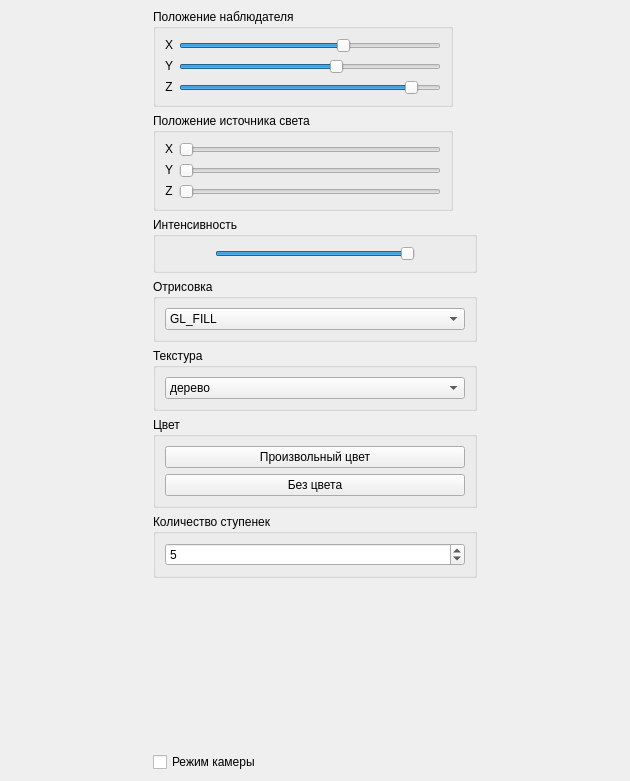
<?xml version="1.0" encoding="UTF-8"?>
<ui version="4.0">
 <class>MainWindow</class>
 <widget class="QMainWindow" name="MainWindow">
  <property name="geometry">
   <rect>
    <x>0</x>
    <y>0</y>
    <width>630</width>
    <height>781</height>
   </rect>
  </property>
  <property name="windowTitle">
   <string>Курсовая работа</string>
  </property>
  <widget class="QWidget" name="centralwidget">
   <layout class="QVBoxLayout" name="verticalLayout_13">
    <item>
     <layout class="QHBoxLayout" name="horizontalLayout">
      <item>
       <layout class="QVBoxLayout" name="verticalLayout">
        <item>
         <layout class="QVBoxLayout" name="verticalLayout_3">
          <item>
           <widget class="QGroupBox" name="groupBox">
            <property name="sizePolicy">
             <sizepolicy hsizetype="Minimum" vsizetype="Preferred">
              <horstretch>0</horstretch>
              <verstretch>0</verstretch>
             </sizepolicy>
            </property>
            <property name="minimumSize">
             <size>
              <width>300</width>
              <height>0</height>
             </size>
            </property>
            <property name="maximumSize">
             <size>
              <width>300</width>
              <height>16777215</height>
             </size>
            </property>
            <property name="title">
             <string>Положение наблюдателя</string>
            </property>
            <layout class="QVBoxLayout" name="verticalLayout_7">
             <item>
              <layout class="QGridLayout" name="gridLayout">
               <item row="2" column="1">
                <widget class="QSlider" name="sliderViewPosZ">
                 <property name="value">
                  <number>90</number>
                 </property>
                 <property name="orientation">
                  <enum>Qt::Horizontal</enum>
                 </property>
                </widget>
               </item>
               <item row="0" column="1">
                <widget class="QSlider" name="sliderViewPosX">
                 <property name="value">
                  <number>63</number>
                 </property>
                 <property name="orientation">
                  <enum>Qt::Horizontal</enum>
                 </property>
                </widget>
               </item>
               <item row="1" column="1">
                <widget class="QSlider" name="sliderViewPosY">
                 <property name="value">
                  <number>60</number>
                 </property>
                 <property name="orientation">
                  <enum>Qt::Horizontal</enum>
                 </property>
                </widget>
               </item>
               <item row="0" column="0">
                <widget class="QLabel" name="label">
                 <property name="text">
                  <string>&lt;html&gt;&lt;head/&gt;&lt;body&gt;&lt;p align=&quot;center&quot;&gt;X&lt;/p&gt;&lt;/body&gt;&lt;/html&gt;</string>
                 </property>
                </widget>
               </item>
               <item row="1" column="0">
                <widget class="QLabel" name="label_2">
                 <property name="text">
                  <string>&lt;html&gt;&lt;head/&gt;&lt;body&gt;&lt;p align=&quot;center&quot;&gt;Y&lt;/p&gt;&lt;/body&gt;&lt;/html&gt;</string>
                 </property>
                </widget>
               </item>
               <item row="2" column="0">
                <widget class="QLabel" name="label_3">
                 <property name="text">
                  <string>&lt;html&gt;&lt;head/&gt;&lt;body&gt;&lt;p align=&quot;center&quot;&gt;Z&lt;/p&gt;&lt;/body&gt;&lt;/html&gt;</string>
                 </property>
                </widget>
               </item>
              </layout>
             </item>
            </layout>
           </widget>
          </item>
         </layout>
        </item>
        <item>
         <layout class="QVBoxLayout" name="verticalLayout_6">
          <item>
           <widget class="QGroupBox" name="groupBox_2">
            <property name="sizePolicy">
             <sizepolicy hsizetype="Fixed" vsizetype="Minimum">
              <horstretch>0</horstretch>
              <verstretch>0</verstretch>
             </sizepolicy>
            </property>
            <property name="minimumSize">
             <size>
              <width>300</width>
              <height>0</height>
             </size>
            </property>
            <property name="maximumSize">
             <size>
              <width>300</width>
              <height>16777215</height>
             </size>
            </property>
            <property name="title">
             <string>Положение источника света</string>
            </property>
            <layout class="QHBoxLayout" name="horizontalLayout_3">
             <item>
              <layout class="QGridLayout" name="gridLayout_2">
               <item row="1" column="1">
                <widget class="QSlider" name="sliderLightPosY">
                 <property name="orientation">
                  <enum>Qt::Horizontal</enum>
                 </property>
                </widget>
               </item>
               <item row="0" column="0">
                <widget class="QLabel" name="label_4">
                 <property name="text">
                  <string>&lt;html&gt;&lt;head/&gt;&lt;body&gt;&lt;p align=&quot;center&quot;&gt;X&lt;/p&gt;&lt;/body&gt;&lt;/html&gt;</string>
                 </property>
                </widget>
               </item>
               <item row="2" column="0">
                <widget class="QLabel" name="label_6">
                 <property name="text">
                  <string>&lt;html&gt;&lt;head/&gt;&lt;body&gt;&lt;p align=&quot;center&quot;&gt;Z&lt;/p&gt;&lt;/body&gt;&lt;/html&gt;</string>
                 </property>
                </widget>
               </item>
               <item row="2" column="1">
                <widget class="QSlider" name="sliderLightPosZ">
                 <property name="orientation">
                  <enum>Qt::Horizontal</enum>
                 </property>
                </widget>
               </item>
               <item row="1" column="0">
                <widget class="QLabel" name="label_5">
                 <property name="text">
                  <string>&lt;html&gt;&lt;head/&gt;&lt;body&gt;&lt;p align=&quot;center&quot;&gt;Y&lt;/p&gt;&lt;/body&gt;&lt;/html&gt;</string>
                 </property>
                </widget>
               </item>
               <item row="0" column="1">
                <widget class="QSlider" name="sliderLightPosX">
                 <property name="orientation">
                  <enum>Qt::Horizontal</enum>
                 </property>
                </widget>
               </item>
              </layout>
             </item>
            </layout>
           </widget>
          </item>
         </layout>
        </item>
        <item>
         <layout class="QVBoxLayout" name="verticalLayout_5">
          <item>
           <widget class="QGroupBox" name="groupBox_3">
            <property name="title">
             <string>Интенсивность</string>
            </property>
            <layout class="QHBoxLayout" name="horizontalLayout_4">
             <item>
              <layout class="QVBoxLayout" name="verticalLayout_12">
               <item>
                <widget class="QSlider" name="sliderLightIntensive">
                 <property name="sizePolicy">
                  <sizepolicy hsizetype="Fixed" vsizetype="Fixed">
                   <horstretch>0</horstretch>
                   <verstretch>0</verstretch>
                  </sizepolicy>
                 </property>
                 <property name="minimumSize">
                  <size>
                   <width>200</width>
                   <height>0</height>
                  </size>
                 </property>
                 <property name="value">
                  <number>99</number>
                 </property>
                 <property name="orientation">
                  <enum>Qt::Horizontal</enum>
                 </property>
                </widget>
               </item>
              </layout>
             </item>
            </layout>
           </widget>
          </item>
         </layout>
        </item>
        <item>
         <layout class="QVBoxLayout" name="verticalLayout_9">
          <item>
           <widget class="QGroupBox" name="groupBox_4">
            <property name="title">
             <string>Отрисовка</string>
            </property>
            <layout class="QVBoxLayout" name="verticalLayout_11">
             <item>
              <layout class="QVBoxLayout" name="verticalLayout_10">
               <item>
                <widget class="QComboBox" name="comboBoxStyle">
                 <property name="sizePolicy">
                  <sizepolicy hsizetype="Fixed" vsizetype="Fixed">
                   <horstretch>0</horstretch>
                   <verstretch>0</verstretch>
                  </sizepolicy>
                 </property>
                 <property name="minimumSize">
                  <size>
                   <width>300</width>
                   <height>0</height>
                  </size>
                 </property>
                 <item>
                  <property name="text">
                   <string>GL_FILL</string>
                  </property>
                 </item>
                 <item>
                  <property name="text">
                   <string>GL_LINE</string>
                  </property>
                 </item>
                 <item>
                  <property name="text">
                   <string>GL_POINT</string>
                  </property>
                 </item>
                </widget>
               </item>
              </layout>
             </item>
            </layout>
           </widget>
          </item>
          <item>
           <layout class="QVBoxLayout" name="verticalLayout_14">
            <item>
             <widget class="QGroupBox" name="groupBox_5">
              <property name="title">
               <string>Текстура</string>
              </property>
              <layout class="QHBoxLayout" name="horizontalLayout_2">
               <item>
                <layout class="QVBoxLayout" name="verticalLayout_15">
                 <item>
                  <widget class="QComboBox" name="comboBoxTexture">
                   <property name="sizePolicy">
                    <sizepolicy hsizetype="Fixed" vsizetype="Fixed">
                     <horstretch>0</horstretch>
                     <verstretch>0</verstretch>
                    </sizepolicy>
                   </property>
                   <property name="minimumSize">
                    <size>
                     <width>300</width>
                     <height>0</height>
                    </size>
                   </property>
                   <item>
                    <property name="text">
                     <string>дерево</string>
                    </property>
                   </item>
                   <item>
                    <property name="text">
                     <string>камень</string>
                    </property>
                   </item>
                   <item>
                    <property name="text">
                     <string>асфальт</string>
                    </property>
                   </item>
                   <item>
                    <property name="text">
                     <string>кирпич</string>
                    </property>
                   </item>
                   <item>
                    <property name="text">
                     <string>без текстуры</string>
                    </property>
                   </item>
                  </widget>
                 </item>
                </layout>
               </item>
              </layout>
             </widget>
            </item>
            <item>
             <widget class="QGroupBox" name="groupBox_7">
              <property name="title">
               <string>Цвет</string>
              </property>
              <layout class="QHBoxLayout" name="horizontalLayout_5">
               <item>
                <layout class="QVBoxLayout" name="verticalLayout_16">
                 <item>
                  <widget class="QPushButton" name="pushButton">
                   <property name="minimumSize">
                    <size>
                     <width>250</width>
                     <height>0</height>
                    </size>
                   </property>
                   <property name="text">
                    <string>Произвольный цвет</string>
                   </property>
                  </widget>
                 </item>
                 <item>
                  <widget class="QPushButton" name="pushButton_2">
                   <property name="minimumSize">
                    <size>
                     <width>250</width>
                     <height>0</height>
                    </size>
                   </property>
                   <property name="text">
                    <string>Без цвета</string>
                   </property>
                  </widget>
                 </item>
                </layout>
               </item>
              </layout>
             </widget>
            </item>
           </layout>
          </item>
         </layout>
        </item>
        <item>
         <widget class="QGroupBox" name="groupBox_8">
          <property name="title">
           <string>Количество ступенек</string>
          </property>
          <layout class="QHBoxLayout" name="horizontalLayout_6">
           <item>
            <layout class="QVBoxLayout" name="verticalLayout_17">
             <item>
              <widget class="QSpinBox" name="spinBox">
               <property name="minimum">
                <number>1</number>
               </property>
               <property name="maximum">
                <number>50</number>
               </property>
               <property name="value">
                <number>5</number>
               </property>
              </widget>
             </item>
            </layout>
           </item>
          </layout>
         </widget>
        </item>
        <item>
         <spacer name="verticalSpacer">
          <property name="orientation">
           <enum>Qt::Vertical</enum>
          </property>
          <property name="sizeHint" stdset="0">
           <size>
            <width>20</width>
            <height>40</height>
           </size>
          </property>
         </spacer>
        </item>
        <item>
         <widget class="QCheckBox" name="check1">
          <property name="text">
           <string>Режим камеры</string>
          </property>
         </widget>
        </item>
       </layout>
      </item>
      <item>
       <layout class="QVBoxLayout" name="widget_layout"/>
      </item>
     </layout>
    </item>
   </layout>
  </widget>
 </widget>
 <resources/>
 <connections/>
</ui>
